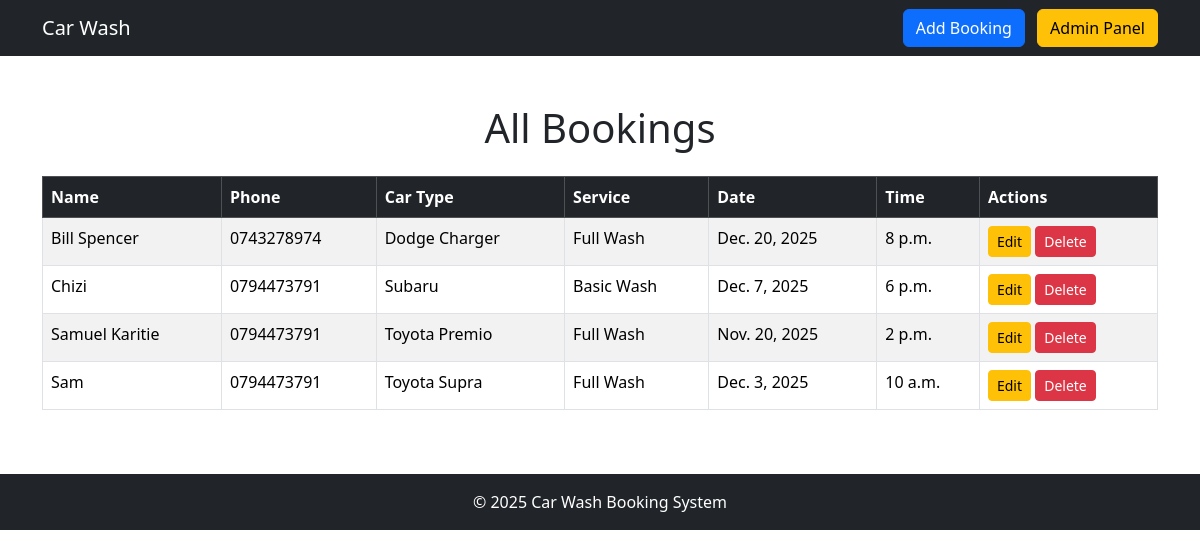
/bookings/ (signed in), run on the app's committed database.
### bookings/models.py (models this page shows, shortened)
class Booking(models.Model):
    SERVICE_CHOICES = [
        ('Basic Wash', 'Basic Wash'),
        ('Full Wash', 'Full Wash'),
        ('Interior Cleaning', 'Interior Cleaning'),
        ('Engine Wash', 'Engine Wash'),
    ]
    user = models.ForeignKey(User , on_delete=models.CASCADE)
    name = models.CharField(max_length=100)
    phone = models.CharField(max_length=20)
    email = models.EmailField(null=True, blank=True)
    car_type = models.CharField(max_length=50)
    service = models.CharField(max_length=50, choices=SERVICE_CHOICES)
    date = models.DateField()
    time = models.TimeField()
    status = models.CharField(max_length=20, default='Pending')
    created_at = models.DateTimeField(auto_now_add=True)

### bookings/views.py (the view)
# urls.py: path('bookings/', views.view_bookings, name='view_bookings'),
@login_required
def view_bookings(request):
    bookings = Booking.objects.filter(user=request.user).order_by('-created_at')
    return render(request, 'view_bookings.html', {"bookings": bookings})

### bookings/templates/view_bookings.html (shortened to what this page needs)
<!DOCTYPE html>
<html lang="en">
<head>
    <link href="https://cdn.jsdelivr.net/npm/bootstrap@5.3.2/dist/css/bootstrap.min.css" rel="stylesheet">
</head>
<body>
<nav class="navbar navbar-expand-lg navbar-dark bg-dark">
  <div class="container">
    <a class="navbar-brand" href="/">Car Wash</a>
    <div class="ms-auto">
      <a href="/booking/" class="btn btn-primary">Add Booking</a>
      <a href="{% url 'admin_dashboard' %}" class="btn btn-warning ms-2">Admin Panel</a>
    </div>
  </div>
</nav>
<div class="container py-5">
    <h1 class="text-center mb-4">All Bookings</h1>
    <div class="table-responsive">
        <table class="table table-striped table-bordered">
            <thead class="table-dark">
                <tr>
                    <th>Name</th><th>Phone</th><th>Car Type</th><th>Service</th>
                    <th>Date</th><th>Time</th><th>Actions</th>
                </tr>
            </thead>
            <tbody>
                {% for booking in bookings %}
                <tr>
                    <td>{{ booking.name }}</td><td>{{ booking.phone }}</td><td>{{ booking.car_type }}</td>
                    <td>{{ booking.service }}</td><td>{{ booking.date }}</td><td>{{ booking.time }}</td>
                    <td>
                        <a href="{% url 'edit_booking' booking.id %}" class="btn btn-sm btn-warning">Edit</a>
                        <a href="{% url 'delete_booking' booking.id %}" class="btn btn-sm btn-danger">Delete</a>
                    </td>
                </tr>
                {% empty %}
                <tr><td colspan="7" class="text-center">No bookings yet.</td></tr>
                {% endfor %}
            </tbody>
        </table>
    </div>
</div>
<footer class="bg-dark text-white text-center py-3">
    © 2025 Car Wash Booking System
</footer>
</body>
</html>

### data on the page
Booking: name "Bill Spencer", phone "0743278974", car_type "Dodge Charger", service "Full Wash", date "Dec. 20, 2025", time "8 p.m."
Booking: name "Chizi", phone "0794473791", car_type "Subaru", service "Basic Wash", date "Dec. 7, 2025", time "6 p.m."
Booking: name "Samuel Karitie", phone "0794473791", car_type "Toyota Premio", service "Full Wash", date "Nov. 20, 2025", time "2 p.m."
Booking: name "Sam", phone "0794473791", car_type "Toyota Supra", service "Full Wash", date "Dec. 3, 2025", time "10 a.m."
